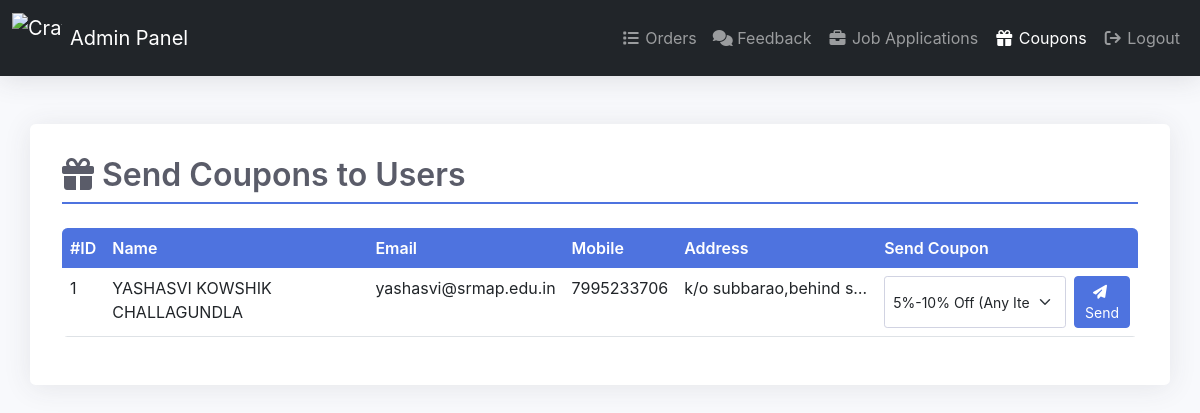
/admin_coupons.php (signed in), run on the app's committed database.
### tables this page shows
CREATE TABLE `users` (
  `id` int(11) NOT NULL,
  `name` varchar(100) NOT NULL,
  `mobile` varchar(15) NOT NULL,
  `email` varchar(100) NOT NULL,
  `address` text NOT NULL,
  `password` varchar(255) NOT NULL,
  `created_at` timestamp NOT NULL DEFAULT current_timestamp()
);

### admin_coupons.php (the view, shortened to what this page needs)
<?php
include("db.php");
$users_result = mysqli_query($conn, "SELECT * FROM users ORDER BY id DESC");
?>
<!DOCTYPE html>
<html lang="en">
<head>
    <link href="https://cdn.jsdelivr.net/npm/bootstrap@5.3.0/dist/css/bootstrap.min.css" rel="stylesheet">
    <link rel="stylesheet" href="https://cdnjs.cloudflare.com/ajax/libs/font-awesome/6.4.0/css/all.min.css">
</head>
<body>
<nav class="navbar navbar-expand-lg navbar-dark bg-dark">
    <div class="container-fluid">
        <a class="navbar-brand d-flex align-items-center" href="admin_dashboard.php">
            <img src="food_images/cravfoods_logo.png" alt="CravFoods Logo" width="50" height="50" class="me-2">
            <span>Admin Panel</span>
        </a>
        <div class="collapse navbar-collapse" id="navbarNav">
            <ul class="navbar-nav ms-auto">
                <li class="nav-item"><a class="nav-link" href="admin_orders.php"><i class="fa fa-fw fa-list"></i> Orders</a></li>
                <li class="nav-item"><a class="nav-link" href="admin_feedback.php"><i class="fa fa-fw fa-comments"></i> Feedback</a></li>
                <li class="nav-item"><a class="nav-link" href="admin_support.php"><i class="fa fa-fw fa-briefcase"></i> Job Applications</a></li>
                <li class="nav-item"><a class="nav-link active" href="admin_coupons.php"><i class="fa fa-fw fa-gift"></i> Coupons</a></li>
                <li class="nav-item"><a class="nav-link" href="admin_logout.php"><i class="fa fa-fw fa-sign-out"></i> Logout</a></li>
            </ul>
        </div>
    </div>
</nav>
<div class="container mt-5">
    <h2 class="mb-4"><i class="fas fa-gift me-2"></i>Send Coupons to Users</h2>
    <div class="table-responsive">
        <table class="table table-hover">
            <thead>
                <tr>
                    <th>#ID</th>
                    <th>Name</th>
                    <th>Email</th>
                    <th>Mobile</th>
                    <th>Address</th>
                    <th>Send Coupon</th>
                </tr>
            </thead>
            <tbody>
                <?php while ($user = mysqli_fetch_assoc($users_result)): ?>
                    <tr>
                        <td><?= htmlspecialchars($user['id']) ?></td>
                        <td><?= htmlspecialchars($user['name']) ?></td>
                        <td><?= htmlspecialchars($user['email']) ?></td>
                        <td><?= htmlspecialchars($user['mobile']) ?></td>
                        <td class="address-cell" title="<?= htmlspecialchars($user['address']) ?>">
                            <?= htmlspecialchars($user['address']) ?>
                        </td>
                        <td>
                            <form method="POST" class="d-flex flex-column flex-md-row gap-2">
                                <select name="coupon_type" class="form-select form-select-sm" required>
                                    <option value="general" class="coupon-type-general">5%-10% Off (Any Item)</option>
                                </select>
                                <button type="submit" name="send_coupon" class="btn btn-primary btn-sm">
                                    <i class="fas fa-paper-plane me-1"></i> Send
                                </button>
                            </form>
                        </td>
                    </tr>
                <?php endwhile; ?>
            </tbody>
        </table>
    </div>
</div>
</body>
</html>

### admin_coupons.php (style rules this page uses)
:root { --primary-color: #4e73df; --secondary-color: #1cc88a; --dark-color: #5a5c69; }
body { background-color: #f8f9fc; font-family: 'Nunito', -apple-system, BlinkMacSystemFont, 'Segoe UI', Roboto, sans-serif; }
.navbar { box-shadow: 0 0.15rem 1.75rem 0 rgba(58, 59, 69, 0.15); }
.container { background-color: white; border-radius: 0.35rem; box-shadow: 0 0.15rem 1.75rem 0 rgba(58, 59, 69, 0.1); padding: 2rem; margin-top: 2rem; }
h2 { color: var(--dark-color); font-weight: 600; border-bottom: 2px solid var(--primary-color); padding-bottom: 0.5rem; }
.table { border-radius: 0.35rem; overflow: hidden; }
.table thead th { background-color: var(--primary-color); color: white; font-weight: 600; border: none; }
.table tbody tr { transition: all 0.2s; }
.btn-primary { background-color: var(--primary-color); border-color: var(--primary-color); }
.form-select { border-radius: 0.2rem; border: 1px solid #d1d3e2; }
.coupon-type-general { color: var(--primary-color); font-weight: 600; }
.address-cell { max-width: 200px; white-space: nowrap; overflow: hidden; text-overflow: ellipsis; }

### data on the page
users: id "1", name "YASHASVI KOWSHIK CHALLAGUNDLA", email "yashasvi@srmap.edu.in", mobile "7995233706", address "k/o subbarao,behind s…"
